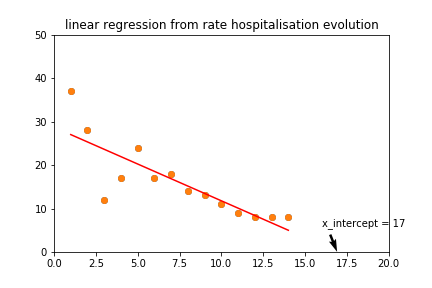

Reproduce this figure in Python.
# -*- coding: utf-8 -*-
"""
Created on Thu Apr  2 07:24:07 2020

@author: MonOrdiPro
"""


import numpy as np
from sklearn.linear_model import LinearRegression  
from sklearn.preprocessing import PolynomialFeatures 
from sklearn.metrics import mean_squared_error, r2_score
import matplotlib.pyplot as plt


# données %evolution mort

y = np.array([37,28,12,17,24,17,18,14,13,11,9,8,8,8])
x = np.array([1,2,3,4,5,6,7,8,9,10,11,12,13,14])

x = x.reshape(-1,1)
y = y.reshape(-1,1)

plt.scatter(x,y)

print(x.shape)
print(y.shape)


# Creation de la matrice X
X = np.hstack((x,np.ones(x.shape)))
print(X.shape)

theta = np.random.randn(2,1)


def model (X, theta):
    return X.dot(theta)


def cost_function(X, y, theta):
    m = len(y)
    return 1/(2*m) * np.sum((model(X, theta) - y)**2)

def grad(X, y, theta) :
    m = len(y)
    return 1/m * X.T.dot(model(X, theta) -y)

def gradient_descent(X, y, theta, learning_rate, n_iterations):
    for i in range (0, n_iterations) :
        theta = theta - learning_rate * grad(X, y, theta)
    return theta


theta_final = gradient_descent(X, y, theta, learning_rate=.01, n_iterations=10000) 

plt.scatter(x,y)
plt.xlim(0,20)
plt.ylim(0,50)
plt.quiver(16.5,4,2,-5)
plt.annotate(
    "x_intercept = 17", xy=(16, 6))
plt.title('linear regression from rate hospitalisation evolution')
plt.plot(x, model(X,theta_final), c='r')
plt.savefig("lin_reg_hosp_rate.png")

# y = -1.692 * x + 28.692
# x = 28.692 / 1.692
# x = 17

# plateau dans 2 jours

